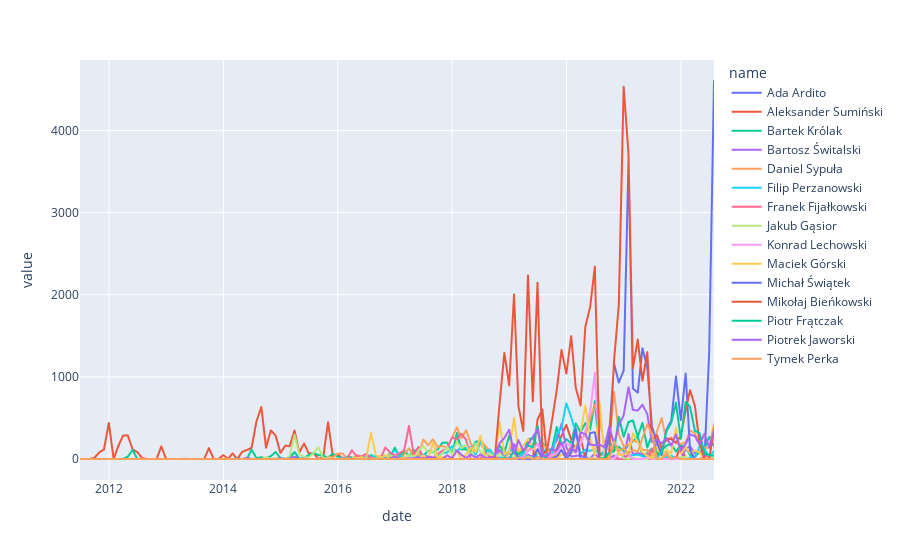

Notebook source saved alongside this figure:
### Code cell
f = px.line(result, x = result.index, y = result.columns)
f.show()

### Figure 1 — Plotly figure (JSON) as saved in the notebook; plotly's stock layout.template omitted (floating-point values rounded to 4 significant figures; data arrays with more than 128 entries replaced by an {"elided": "..."} marker saying what was removed)
{"data": [{"hovertemplate": "name=Ada Ardito<br>date=%{x}<br>value=%{y}<extra></extra>", "legendgroup": "Ada Ardito", "line": {"color": "#636efa", "dash": "solid"}, "marker": {"symbol": "circle"}, "mode": "lines", "name": "Ada Ardito", "showlegend": true, "x": {"elided": "134 str values"}, "xaxis": "x", "y": {"elided": "134 int values"}, "yaxis": "y", "type": "scattergl"}, {"hovertemplate": "name=Aleksander Sumiński<br>date=%{x}<br>value=%{y}<extra></extra>", "legendgroup": "Aleksander Sumiński", "line": {"color": "#EF553B", "dash": "solid"}, "marker": {"symbol": "circle"}, "mode": "lines", "name": "Aleksander Sumiński", "showlegend": true, "x": {"elided": "134 str values"}, "xaxis": "x", "y": {"elided": "134 int values"}, "yaxis": "y", "type": "scattergl"}, {"hovertemplate": "name=Bartek Królak<br>date=%{x}<br>value=%{y}<extra></extra>", "legendgroup": "Bartek Królak", "line": {"color": "#00cc96", "dash": "solid"}, "marker": {"symbol": "circle"}, "mode": "lines", "name": "Bartek Królak", "showlegend": true, "x": {"elided": "134 str values"}, "xaxis": "x", "y": {"elided": "134 int values"}, "yaxis": "y", "type": "scattergl"}, {"hovertemplate": "name=Bartosz Świtalski<br>date=%{x}<br>value=%{y}<extra></extra>", "legendgroup": "Bartosz Świtalski", "line": {"color": "#ab63fa", "dash": "solid"}, "marker": {"symbol": "circle"}, "mode": "lines", "name": "Bartosz Świtalski", "showlegend": true, "x": {"elided": "134 str values"}, "xaxis": "x", "y": {"elided": "134 int values"}, "yaxis": "y", "type": "scattergl"}, {"hovertemplate": "name=Daniel Sypuła<br>date=%{x}<br>value=%{y}<extra></extra>", "legendgroup": "Daniel Sypuła", "line": {"color": "#FFA15A", "dash": "solid"}, "marker": {"symbol": "circle"}, "mode": "lines", "name": "Daniel Sypuła", "showlegend": true, "x": {"elided": "134 str values"}, "xaxis": "x", "y": {"elided": "134 int values"}, "yaxis": "y", "type": "scattergl"}, {"hovertemplate": "name=Filip Perzanowski<br>date=%{x}<br>value=%{y}<extra></extra>", "legendgroup": "Filip Perzanowski", "line": {"color": "#19d3f3", "dash": "solid"}, "marker": {"symbol": "circle"}, "mode": "lines", "name": "Filip Perzanowski", "showlegend": true, "x": {"elided": "134 str values"}, "xaxis": "x", "y": {"elided": "134 int values"}, "yaxis": "y", "type": "scattergl"}, {"hovertemplate": "name=Franek Fijałkowski<br>date=%{x}<br>value=%{y}<extra></extra>", "legendgroup": "Franek Fijałkowski", "line": {"color": "#FF6692", "dash": "solid"}, "marker": {"symbol": "circle"}, "mode": "lines", "name": "Franek Fijałkowski", "showlegend": true, "x": {"elided": "134 str values"}, "xaxis": "x", "y": {"elided": "134 int values"}, "yaxis": "y", "type": "scattergl"}, {"hovertemplate": "name=Jakub Gąsior<br>date=%{x}<br>value=%{y}<extra></extra>", "legendgroup": "Jakub Gąsior", "line": {"color": "#B6E880", "dash": "solid"}, "marker": {"symbol": "circle"}, "mode": "lines", "name": "Jakub Gąsior", "showlegend": true, "x": {"elided": "134 str values"}, "xaxis": "x", "y": {"elided": "134 int values"}, "yaxis": "y", "type": "scattergl"}, {"hovertemplate": "name=Konrad Lechowski<br>date=%{x}<br>value=%{y}<extra></extra>", "legendgroup": "Konrad Lechowski", "line": {"color": "#FF97FF", "dash": "solid"}, "marker": {"symbol": "circle"}, "mode": "lines", "name": "Konrad Lechowski", "showlegend": true, "x": {"elided": "134 str values"}, "xaxis": "x", "y": {"elided": "134 int values"}, "yaxis": "y", "type": "scattergl"}, {"hovertemplate": "name=Maciek Górski<br>date=%{x}<br>value=%{y}<extra></extra>", "legendgroup": "Maciek Górski", "line": {"color": "#FECB52", "dash": "solid"}, "marker": {"symbol": "circle"}, "mode": "lines", "name": "Maciek Górski", "showlegend": true, "x": {"elided": "134 str values"}, "xaxis": "x", "y": {"elided": "134 int values"}, "yaxis": "y", "type": "scattergl"}, {"hovertemplate": "name=Michał Świątek<br>date=%{x}<br>value=%{y}<extra></extra>", "legendgroup": "Michał Świątek", "line": {"color": "#636efa", "dash": "solid"}, "marker": {"symbol": "circle"}, "mode": "lines", "name": "Michał Świątek", "showlegend": true, "x": {"elided": "134 str values"}, "xaxis": "x", "y": {"elided": "134 int values"}, "yaxis": "y", "type": "scattergl"}, {"hovertemplate": "name=Mikołaj Bieńkowski<br>date=%{x}<br>value=%{y}<extra></extra>", "legendgroup": "Mikołaj Bieńkowski", "line": {"color": "#EF553B", "dash": "solid"}, "marker": {"symbol": "circle"}, "mode": "lines", "name": "Mikołaj Bieńkowski", "showlegend": true, "x": {"elided": "134 str values"}, "xaxis": "x", "y": {"elided": "134 int values"}, "yaxis": "y", "type": "scattergl"}, {"hovertemplate": "name=Piotr Frątczak<br>date=%{x}<br>value=%{y}<extra></extra>", "legendgroup": "Piotr Frątczak", "line": {"color": "#00cc96", "dash": "solid"}, "marker": {"symbol": "circle"}, "mode": "lines", "name": "Piotr Frątczak", "showlegend": true, "x": {"elided": "134 str values"}, "xaxis": "x", "y": {"elided": "134 int values"}, "yaxis": "y", "type": "scattergl"}, {"hovertemplate": "name=Piotrek Jaworski<br>date=%{x}<br>value=%{y}<extra></extra>", "legendgroup": "Piotrek Jaworski", "line": {"color": "#ab63fa", "dash": "solid"}, "marker": {"symbol": "circle"}, "mode": "lines", "name": "Piotrek Jaworski", "showlegend": true, "x": {"elided": "134 str values"}, "xaxis": "x", "y": {"elided": "134 int values"}, "yaxis": "y", "type": "scattergl"}, {"hovertemplate": "name=Tymek Perka<br>date=%{x}<br>value=%{y}<extra></extra>", "legendgroup": "Tymek Perka", "line": {"color": "#FFA15A", "dash": "solid"}, "marker": {"symbol": "circle"}, "mode": "lines", "name": "Tymek Perka", "showlegend": true, "x": {"elided": "134 str values"}, "xaxis": "x", "y": {"elided": "134 int values"}, "yaxis": "y", "type": "scattergl"}], "layout": {"xaxis": {"anchor": "y", "domain": [0.0, 1.0], "title": {"text": "date"}}, "yaxis": {"anchor": "x", "domain": [0.0, 1.0], "title": {"text": "value"}}, "legend": {"title": {"text": "name"}, "tracegroupgap": 0}, "margin": {"t": 60}}}
